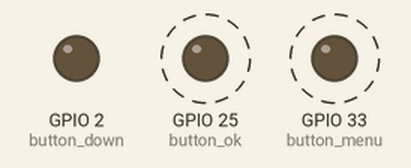
Recording of a program running on a simulated ESP32 board running MicroPython. Shown: output pins drawn as LEDs (lit = HIGH). Dashed ring = blinking. What the program prints to the serial console is not drawn.

Above: at 0.6 s.
Timing chart, 0 to 5.1 s (numbered marks = the images above):
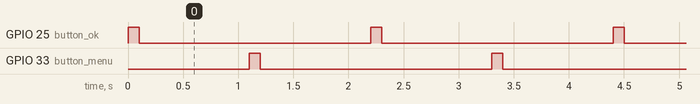

The program:

util_button.py
```python
from machine import Pin
import time

class ButtonManager:
    def __init__(self):
        # 使用字典存储按钮对象，键是按钮名称，值是对应的 Pin 对象
        self.buttons = {
            "button_menu": Pin(33, Pin.OUT),
            "button_ok": Pin(25, Pin.OUT),
            "button_down": Pin(2, Pin.OUT)
        }

    def click_button(self, button_name):
        # 确保按钮存在
        if button_name not in self.buttons:
            print(f"Button {button_name} not found!")
            return

        # 获取按钮对象
        btn = self.buttons[button_name]
        btn.value(1)  # 按下按钮
        print(f"Pressed {button_name}")
        time.sleep(0.1)
        btn.value(0)  # 释放按钮
        print(f"Released {button_name}")

# 初始化按钮管理器
button_manager = ButtonManager()

def main():
    while True:
        # 调用按钮
        button_manager.click_button("button_ok")
        time.sleep(1)
        button_manager.click_button("button_menu")
        time.sleep(1)  # 每次点击间隔 2 秒

if __name__ == '__main__':
    main()
```

Measured:
- by itself, GPIO 25 (button_ok), GPIO 33 (button_menu): alternates HIGH for 0.10 s and LOW for 2.1 s
- by itself, everything shown: repeats every 2.2 s, in 4 steps
